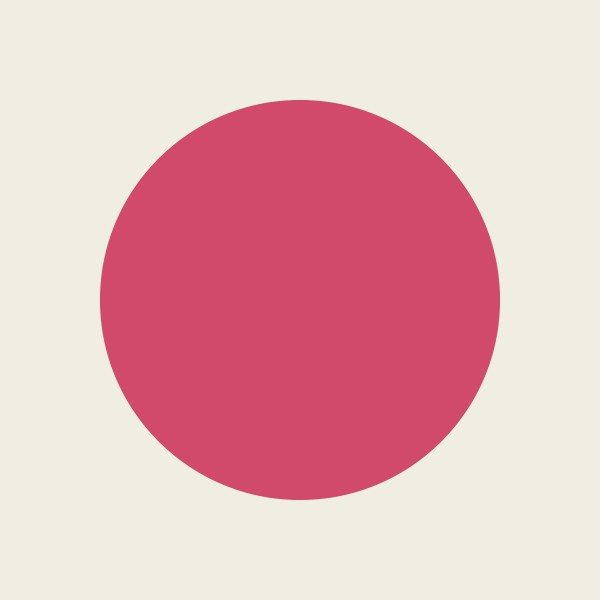
#> input picture Phase_02/01_opencv/Phase_07_Contours_&_Shape_Detection/circle.jpg, 600 x 600 px
$ jupyter execute contour_fun.ipynb
#> lines starting #> are read from the running program, lines starting #| are printed output that depends on the picture; after the words box and inside, x2 and y2 are one past the last pixel; in counts of white or black regions, pixels touching at a corner belong together
[cell 1]
import cv2

img = cv2.imread('circle.jpg')
#> img is the input picture: shape (600, 600, 3); mean B, G, R 184.4, 180.7, 229.2
gray = cv2.cvtColor(img, cv2.COLOR_BGR2GRAY)
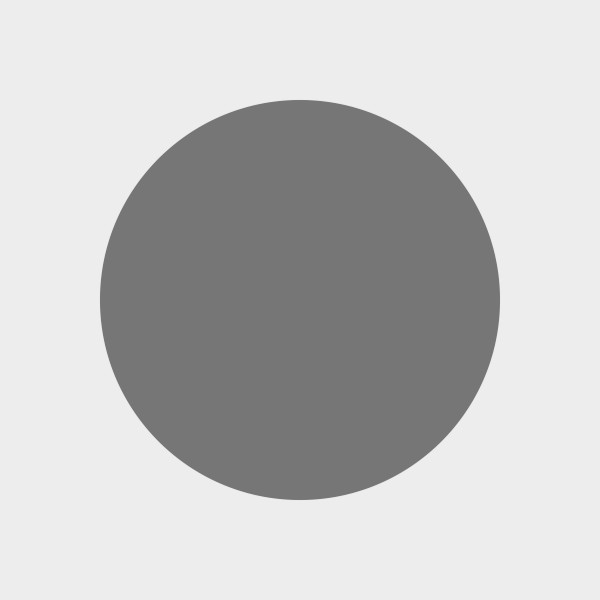
#> gray: shape (600, 600); min 106, max 247, mean 195.4
_, thresh = cv2.threshold(gray, 200, 255, cv2.THRESH_BINARY)
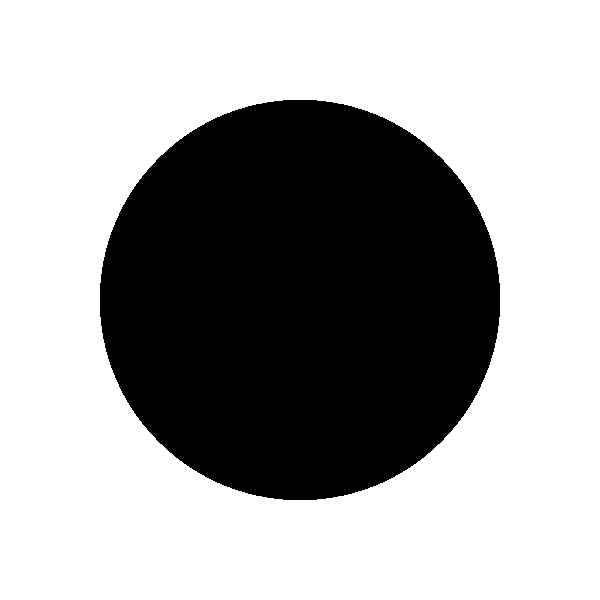
#> thresh: shape (600, 600); 65% white; 1 black region

"""
_, thresh = cv2.threshold(gray, 200, 255, cv2.THRESH_BINARY_INV)
Explain details:
1. The `cv2.threshold` function is used to apply a binary threshold to the grayscale image.
2. The first argument is the source image (in this case, `gray`), which is the grayscale version of the original image.
3. The second argument (200) is the threshold value. Pixels with intensity values above this threshold will be set to the maximum value (255), while those below will be set to 0.
4. The third argument (255) is the maximum value to use with the THRESH_BINARY thresholding type. This means that pixels above the threshold will be set to 255 (white), and those below will be set to 0 (black).
5. The fourth argument (`cv2.THRESH_BINARY`) specifies the type of thresholding to apply. In this case, it indicates that we want to use binary thresholding, which will convert the image into a binary image where pixels are either black or white based on the threshold value.
 _, underscore is used to ignore the first return value of the function, which is the threshold used (in this case, 200). The second return value, `thresh`, is the resulting binary image after applying the thresholding operation.
"""

[cell 2]
# Find contours

contours, hierarchy = cv2.findContours(thresh, cv2.RETR_TREE, cv2.CHAIN_APPROX_SIMPLE)
#> contours = 2 contours; box (x1, y1, x2, y2) and area: (0, 0, 600, 600) 358801, (99, 99, 501, 501) 126527

cv2.drawContours(img, contours, -1, (0, 255, 0), 3)
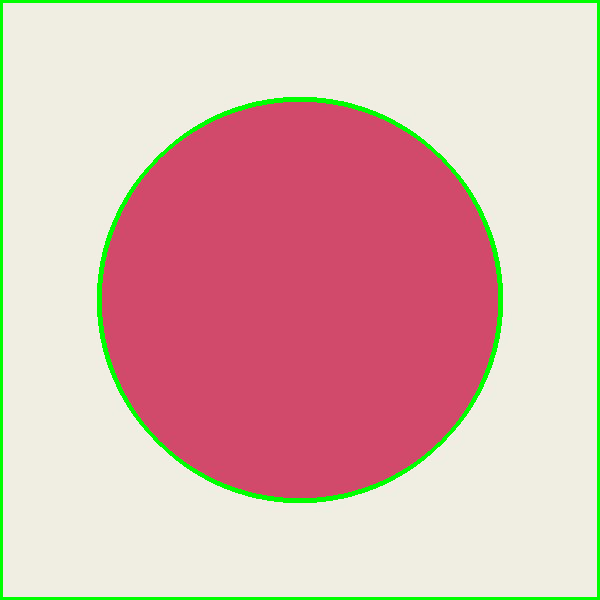
#> img: shape (600, 600, 3); 3.57% of pixels changed, all inside (x1, y1, x2, y2) = (0, 0, 600, 600)
cv2.imshow('Contours', img)
cv2.waitKey(0)
cv2.destroyAllWindows()

[cell 3]
for contour in contours:
    approx = cv2.approxPolyDP(contour, 0.01 * cv2.arcLength(contour, True), True)

    corners = len(approx)
    if corners == 3:
        shape_name = 'Triangle'
    elif corners == 4:
        shape_name = 'Quadrilateral'
    elif corners > 4:
        shape_name = 'Circle'
    else:
        shape_name = 'Unknown'

    cv2.drawContours(img, [approx], 0, (255, 0, 0), 2)
    x = approx.ravel()[0]
    y = approx.ravel()[1] - 10
    cv2.putText(img, shape_name, (x, y), cv2.FONT_HERSHEY_SIMPLEX, 0.5, (255, 0, 0), 2)
#> this loop made 2 passes
#> (approx, corners, shape_name, x, y) on pass 1: ([[0, 0], [0, 599], [599, 599], [599, 0]], 4, 'Quadrilateral', 0, -10)
#> (corners, shape_name, x, y) on pass 2: (16, 'Circle', 283, 89)
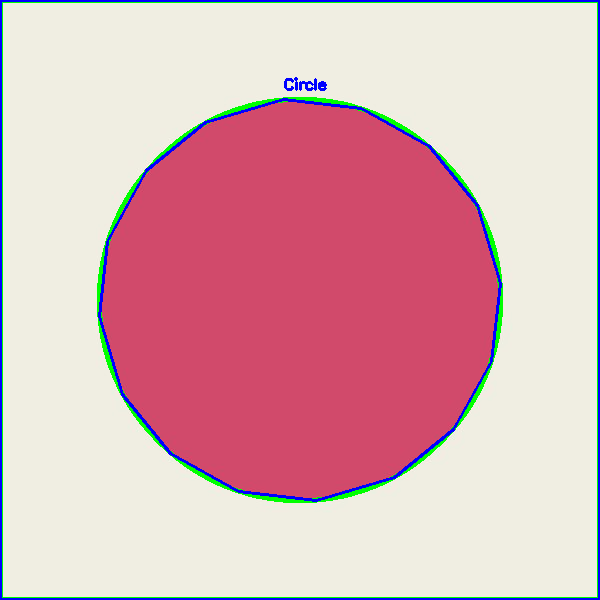
#> img: shape (600, 600, 3); 2.42% of pixels changed, all inside (x1, y1, x2, y2) = (0, 0, 600, 600)

cv2.imshow('Shapes', img)
cv2.waitKey(0)
cv2.destroyAllWindows()
